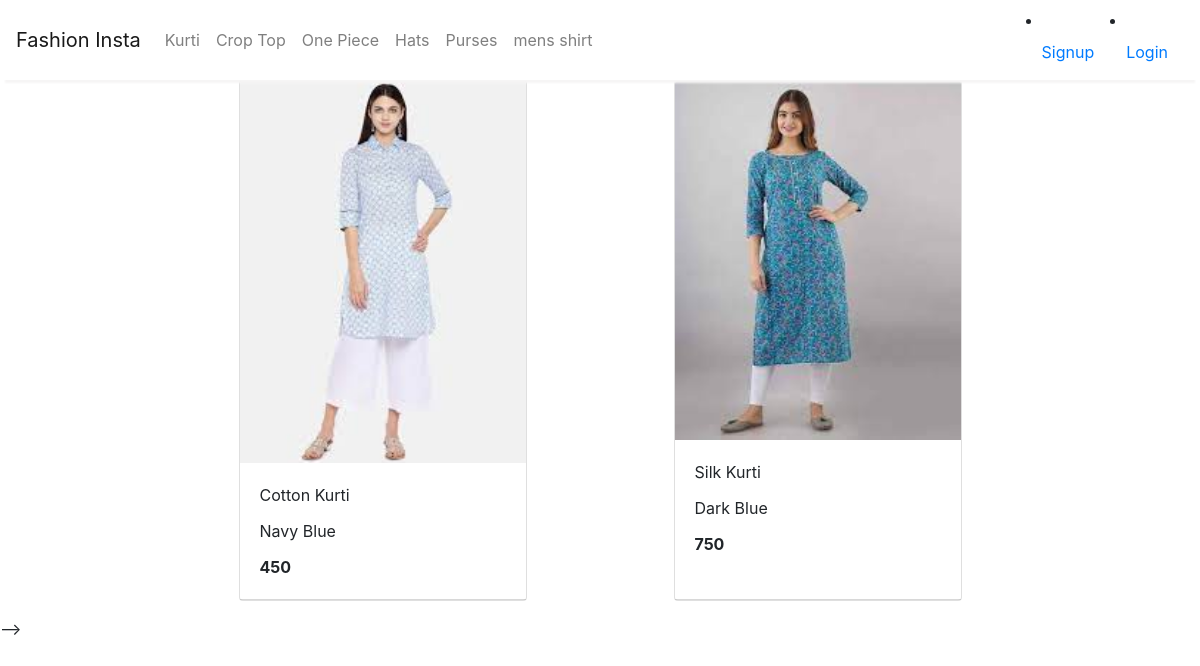
/index?category=5, run on the app's committed database.
### store/models.py (models this page shows, shortened)
class Category(models.Model):
    name = models.CharField(max_length=20)
    @staticmethod
    def get_all_categories():
        return Category.objects.all()

class Product(models.Model):
    name = models.CharField(max_length=50)
    price = models.IntegerField(default=0)
    category = models.ForeignKey(Category, on_delete=models.CASCADE, default=1)
    description = models.CharField(max_length=200, default='' , null=True , blank=True)
    image = models.ImageField(upload_to='uploads/products/')
    @staticmethod
    def get_all_products_by_categoryid(category_id):
        if category_id:
            return Product.objects.filter(category = category_id)
        else:
            return Product.get_all_products();

### store/views.py (the view, shortened to what this page needs)
# urls.py: path('index',views.Index.as_view(),name="Home"),
class Index(View):
    def get(self , request):
        cart = request.session.get('cart')
        if not cart:
            request.session['cart'] = {}
        products = None
        categories = Category.get_all_categories()
        categoryID = request.GET.get('category')
        if categoryID:
            products = Product.get_all_products_by_categoryid(categoryID)
        else:
            products = Product.get_all_products();
        data = {}
        data['products'] = products
        data['categories'] = categories
        return render(request, 'index.html', data)

### templates/index.html (shortened to what this page needs)
{% extends 'base.html' %}
{% block content %}
{% load cart %}
{% load custom_filter %}
		<div id='products' class="col-lg-9 mx-auto">
			<div class="row mx-auto">
				{% for product in products %}
				<div class="card mx-auto mb-3" id="{{product.id}}" style="width: 18rem;">
					<img class="card-img-top" src="{{product.image.url}}" alt="Card image cap">
					<div class="card-body">
						<p class="card-title">{{product.name}}</p>
						<p class="card-title">{{product.description}}</p>
						<p class="card-text"><b>{{product.price}}</b></p>
					</div>
					<div class="card-footer p-0 no-gutters">
					</div>
				</div>
				{% endfor %}
			</div>
		</div>
{% endblock %}

### templates/base.html (shortened to what this page needs)
<!doctype html>
<html lang="en">
<head>
  <link rel="stylesheet" href="https://maxcdn.bootstrapcdn.com/bootstrap/4.0.0/css/bootstrap.min.css"
>
</head>
<body>
        <nav class="one-edge-shadow
		sticky-top navbar
		navbar-expand-lg
		 navbar-light bg-white">
     <a class="navbar-brand" href="/">Fashion Insta</a>
		  <div class="collapse navbar-collapse" id="navbarSupportedContent">
			<ul class="navbar-nav mr-auto">
				{% for category in categories %}
				<li class="text-dark">
				<a href="/index?category={{category.id}}"
					class="nav-link">{{category.name}}</a>
				</li>
				{% endfor %}
			</ul>
		  </div>
{% if request.session.customer %}
      <ul class=" navbar-nav my-2 my-lg-0">
        <li class="nav-item ">
          <a class="nav-link" href="/cart">Cart<span class="sr-only">(current)</span></a>
        </li>
        <li class="nav-item ">
          <a class="nav-link" href="/orders">Orders<span class="sr-only">(current)</span></a>
        </li>
        <li class="nav-item ">
          <a class="nav-link" href="/logout">Logout<span class="sr-only">(current)</span></a>
        </li>
{% else %}
        <li class="nav-item ">
          <a class="nav-link" href="/signin">Signup<span class="sr-only">(current)</span></a>
        </li>
        <li class="nav-item ">
          <a class="nav-link" href="/login">Login<span class="sr-only">(current)</span></a>
        </li>
{% endif %}
  </nav>
</body>
</html>

### templates/base.html (style rules this page uses)
nav { background-color: white; }
.one-edge-shadow { box-shadow: 0 8px 2px -5px rgb(246, 245, 245); }

### data on the page
Category: name "Kurti"
Category: name "Crop Top"
Category: name "One Piece"
Category: name "Hats"
Category: name "Purses"
Category: name "mens shirt"
Product: {{ product.id }} 18 (drawn), image (picture), name "Cotton Kurti", description "Navy Blue", price "450"
Product: image (picture), name "Silk Kurti", description "Dark Blue", price "750"
